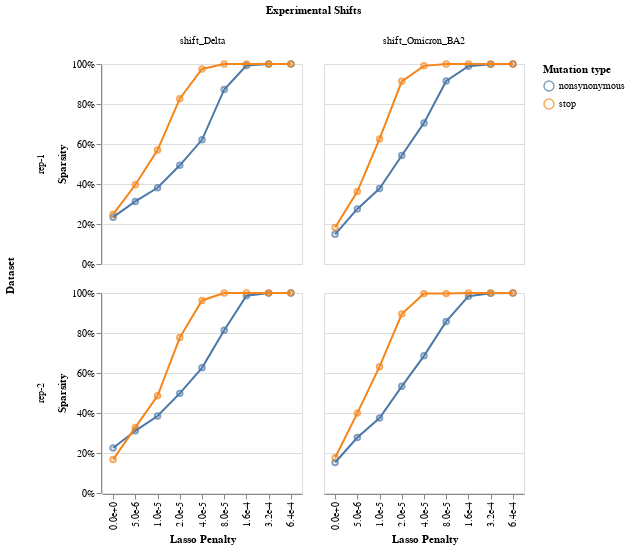

Write notebook code for a chart like this one.
### Code cell
chart, sparsity_df = model_collection.shift_sparsity(return_data=True, height_scalar=100) # TODO raise issue to fix height scalar
print(sparsity_df.head())
chart

### Figure 1 — Vega-Lite specification as saved in the notebook (floating-point values rounded to 4 significant figures)
{"config": {"view": {"continuousWidth": 300, "continuousHeight": 300}}, "data": {"name": "data-5084549417905f4d512ecf99f077d1fc"}, "facet": {"column": {"field": "mut_param", "title": "Experimental Shifts", "type": "nominal"}, "row": {"field": "dataset_name", "title": "Dataset", "type": "nominal"}}, "spec": {"layer": [{"mark": {"type": "point"}, "encoding": {"color": {"field": "mut_type", "title": "Mutation type", "type": "nominal"}, "tooltip": [{"field": "scale_coeff_lasso_shift", "type": "quantitative"}, {"field": "sparsity", "type": "quantitative"}, {"field": "mut_type", "type": "nominal"}], "x": {"axis": {"format": ".1e"}, "field": "scale_coeff_lasso_shift", "title": "Lasso Penalty", "type": "nominal"}, "y": {"axis": {"format": "%"}, "field": "sparsity", "title": "Sparsity", "type": "quantitative"}}}, {"mark": {"type": "line"}, "encoding": {"color": {"field": "mut_type", "title": "Mutation type", "type": "nominal"}, "tooltip": [{"field": "scale_coeff_lasso_shift", "type": "quantitative"}, {"field": "sparsity", "type": "quantitative"}, {"field": "mut_type", "type": "nominal"}], "x": {"axis": {"format": ".1e"}, "field": "scale_coeff_lasso_shift", "title": "Lasso Penalty", "type": "nominal"}, "y": {"axis": {"format": "%"}, "field": "sparsity", "title": "Sparsity", "type": "quantitative"}}}], "height": 200, "width": 200}, "$schema": "https://vega.github.io/schema/vega-lite/v5.15.1.json", "datasets": {"data-5084549417905f4d512ecf99f077d1fc": [{"dataset_name": "rep-1", "scale_coeff_lasso_shift": 0.0, "mut_type": "nonsynonymous", "mut_param": "shift_Delta", "sparsity": 0.2341}, {"dataset_name": "rep-1", "scale_coeff_lasso_shift": 0.0, "mut_type": "stop", "mut_param": "shift_Delta", "sparsity": 0.2477}, {"dataset_name": "rep-1", "scale_coeff_lasso_shift": 5e-06, "mut_type": "nonsynonymous", "mut_param": "shift_Delta", "sparsity": 0.3129}, {"dataset_name": "rep-1", "scale_coeff_lasso_shift": 5e-06, "mut_type": "stop", "mut_param": "shift_Delta", "sparsity": 0.3963}, {"dataset_name": "rep-1", "scale_coeff_lasso_shift": 1e-05, "mut_type": "nonsynonymous", "mut_param": "shift_Delta", "sparsity": 0.3811}, {"dataset_name": "rep-1", "scale_coeff_lasso_shift": 1e-05, "mut_type": "stop", "mut_param": "shift_Delta", "sparsity": 0.5697}, {"dataset_name": "rep-1", "scale_coeff_lasso_shift": 2e-05, "mut_type": "nonsynonymous", "mut_param": "shift_Delta", "sparsity": 0.4936}, {"dataset_name": "rep-1", "scale_coeff_lasso_shift": 2e-05, "mut_type": "stop", "mut_param": "shift_Delta", "sparsity": 0.8266}, {"dataset_name": "rep-1", "scale_coeff_lasso_shift": 4e-05, "mut_type": "nonsynonymous", "mut_param": "shift_Delta", "sparsity": 0.6209}, {"dataset_name": "rep-1", "scale_coeff_lasso_shift": 4e-05, "mut_type": "stop", "mut_param": "shift_Delta", "sparsity": 0.9752}, {"dataset_name": "rep-1", "scale_coeff_lasso_shift": 8e-05, "mut_type": "nonsynonymous", "mut_param": "shift_Delta", "sparsity": 0.8727}, {"dataset_name": "rep-1", "scale_coeff_lasso_shift": 8e-05, "mut_type": "stop", "mut_param": "shift_Delta", "sparsity": 1.0}, {"dataset_name": "rep-1", "scale_coeff_lasso_shift": 0.00016, "mut_type": "nonsynonymous", "mut_param": "shift_Delta", "sparsity": 0.9921}, {"dataset_name": "rep-1", "scale_coeff_lasso_shift": 0.00016, "mut_type": "stop", "mut_param": "shift_Delta", "sparsity": 1.0}, {"dataset_name": "rep-1", "scale_coeff_lasso_shift": 0.00032, "mut_type": "nonsynonymous", "mut_param": "shift_Delta", "sparsity": 0.9997}, {"dataset_name": "rep-1", "scale_coeff_lasso_shift": 0.00032, "mut_type": "stop", "mut_param": "shift_Delta", "sparsity": 1.0}, {"dataset_name": "rep-1", "scale_coeff_lasso_shift": 0.00064, "mut_type": "nonsynonymous", "mut_param": "shift_Delta", "sparsity": 1.0}, {"dataset_name": "rep-1", "scale_coeff_lasso_shift": 0.00064, "mut_type": "stop", "mut_param": "shift_Delta", "sparsity": 1.0}, {"dataset_name": "rep-2", "scale_coeff_lasso_shift": 0.0, "mut_type": "nonsynonymous", "mut_param": "shift_Delta", "sparsity": 0.2247}, {"dataset_name": "rep-2", "scale_coeff_lasso_shift": 0.0, "mut_type": "stop", "mut_param": "shift_Delta", "sparsity": 0.1672}, {"dataset_name": "rep-2", "scale_coeff_lasso_shift": 5e-06, "mut_type": "nonsynonymous", "mut_param": "shift_Delta", "sparsity": 0.311}, {"dataset_name": "rep-2", "scale_coeff_lasso_shift": 5e-06, "mut_type": "stop", "mut_param": "shift_Delta", "sparsity": 0.3282}, {"dataset_name": "rep-2", "scale_coeff_lasso_shift": 1e-05, "mut_type": "nonsynonymous", "mut_param": "shift_Delta", "sparsity": 0.3852}, {"dataset_name": "rep-2", "scale_coeff_lasso_shift": 1e-05, "mut_type": "stop", "mut_param": "shift_Delta", "sparsity": 0.4861}, {"dataset_name": "rep-2", "scale_coeff_lasso_shift": 2e-05, "mut_type": "nonsynonymous", "mut_param": "shift_Delta", "sparsity": 0.4982}, {"dataset_name": "rep-2", "scale_coeff_lasso_shift": 2e-05, "mut_type": "stop", "mut_param": "shift_Delta", "sparsity": 0.7771}, {"dataset_name": "rep-2", "scale_coeff_lasso_shift": 4e-05, "mut_type": "nonsynonymous", "mut_param": "shift_Delta", "sparsity": 0.6258}, {"dataset_name": "rep-2", "scale_coeff_lasso_shift": 4e-05, "mut_type": "stop", "mut_param": "shift_Delta", "sparsity": 0.9628}, {"dataset_name": "rep-2", "scale_coeff_lasso_shift": 8e-05, "mut_type": "nonsynonymous", "mut_param": "shift_Delta", "sparsity": 0.8139}, {"dataset_name": "rep-2", "scale_coeff_lasso_shift": 8e-05, "mut_type": "stop", "mut_param": "shift_Delta", "sparsity": 1.0}, {"dataset_name": "rep-2", "scale_coeff_lasso_shift": 0.00016, "mut_type": "nonsynonymous", "mut_param": "shift_Delta", "sparsity": 0.9861}, {"dataset_name": "rep-2", "scale_coeff_lasso_shift": 0.00016, "mut_type": "stop", "mut_param": "shift_Delta", "sparsity": 1.0}, {"dataset_name": "rep-2", "scale_coeff_lasso_shift": 0.00032, "mut_type": "nonsynonymous", "mut_param": "shift_Delta", "sparsity": 0.9994}, {"dataset_name": "rep-2", "scale_coeff_lasso_shift": 0.00032, "mut_type": "stop", "mut_param": "shift_Delta", "sparsity": 1.0}, {"dataset_name": "rep-2", "scale_coeff_lasso_shift": 0.00064, "mut_type": "nonsynonymous", "mut_param": "shift_Delta", "sparsity": 1.0}, {"dataset_name": "rep-2", "scale_coeff_lasso_shift": 0.00064, "mut_type": "stop", "mut_param": "shift_Delta", "sparsity": 1.0}, {"dataset_name": "rep-1", "scale_coeff_lasso_shift": 0.0, "mut_type": "nonsynonymous", "mut_param": "shift_Omicron_BA2", "sparsity": 0.1484}, {"dataset_name": "rep-1", "scale_coeff_lasso_shift": 0.0, "mut_type": "stop", "mut_param": "shift_Omicron_BA2", "sparsity": 0.1827}, {"dataset_name": "rep-1", "scale_coeff_lasso_shift": 5e-06, "mut_type": "nonsynonymous", "mut_param": "shift_Omicron_BA2", "sparsity": 0.2753}, {"dataset_name": "rep-1", "scale_coeff_lasso_shift": 5e-06, "mut_type": "stop", "mut_param": "shift_Omicron_BA2", "sparsity": 0.3622}, {"dataset_name": "rep-1", "scale_coeff_lasso_shift": 1e-05, "mut_type": "nonsynonymous", "mut_param": "shift_Omicron_BA2", "sparsity": 0.3772}, {"dataset_name": "rep-1", "scale_coeff_lasso_shift": 1e-05, "mut_type": "stop", "mut_param": "shift_Omicron_BA2", "sparsity": 0.6254}, {"dataset_name": "rep-1", "scale_coeff_lasso_shift": 2e-05, "mut_type": "nonsynonymous", "mut_param": "shift_Omicron_BA2", "sparsity": 0.5427}, {"dataset_name": "rep-1", "scale_coeff_lasso_shift": 2e-05, "mut_type": "stop", "mut_param": "shift_Omicron_BA2", "sparsity": 0.9133}, {"dataset_name": "rep-1", "scale_coeff_lasso_shift": 4e-05, "mut_type": "nonsynonymous", "mut_param": "shift_Omicron_BA2", "sparsity": 0.7054}, {"dataset_name": "rep-1", "scale_coeff_lasso_shift": 4e-05, "mut_type": "stop", "mut_param": "shift_Omicron_BA2", "sparsity": 0.9907}, {"dataset_name": "rep-1", "scale_coeff_lasso_shift": 8e-05, "mut_type": "nonsynonymous", "mut_param": "shift_Omicron_BA2", "sparsity": 0.9152}, {"dataset_name": "rep-1", "scale_coeff_lasso_shift": 8e-05, "mut_type": "stop", "mut_param": "shift_Omicron_BA2", "sparsity": 1.0}, {"dataset_name": "rep-1", "scale_coeff_lasso_shift": 0.00016, "mut_type": "nonsynonymous", "mut_param": "shift_Omicron_BA2", "sparsity": 0.989}, {"dataset_name": "rep-1", "scale_coeff_lasso_shift": 0.00016, "mut_type": "stop", "mut_param": "shift_Omicron_BA2", "sparsity": 1.0}, {"dataset_name": "rep-1", "scale_coeff_lasso_shift": 0.00032, "mut_type": "nonsynonymous", "mut_param": "shift_Omicron_BA2", "sparsity": 0.9988}, {"dataset_name": "rep-1", "scale_coeff_lasso_shift": 0.00032, "mut_type": "stop", "mut_param": "shift_Omicron_BA2", "sparsity": 1.0}, {"dataset_name": "rep-1", "scale_coeff_lasso_shift": 0.00064, "mut_type": "nonsynonymous", "mut_param": "shift_Omicron_BA2", "sparsity": 1.0}, {"dataset_name": "rep-1", "scale_coeff_lasso_shift": 0.00064, "mut_type": "stop", "mut_param": "shift_Omicron_BA2", "sparsity": 1.0}, {"dataset_name": "rep-2", "scale_coeff_lasso_shift": 0.0, "mut_type": "nonsynonymous", "mut_param": "shift_Omicron_BA2", "sparsity": 0.1527}, {"dataset_name": "rep-2", "scale_coeff_lasso_shift": 0.0, "mut_type": "stop", "mut_param": "shift_Omicron_BA2", "sparsity": 0.1765}, {"dataset_name": "rep-2", "scale_coeff_lasso_shift": 5e-06, "mut_type": "nonsynonymous", "mut_param": "shift_Omicron_BA2", "sparsity": 0.2772}, {"dataset_name": "rep-2", "scale_coeff_lasso_shift": 5e-06, "mut_type": "stop", "mut_param": "shift_Omicron_BA2", "sparsity": 0.3994}, {"dataset_name": "rep-2", "scale_coeff_lasso_shift": 1e-05, "mut_type": "nonsynonymous", "mut_param": "shift_Omicron_BA2", "sparsity": 0.375}, {"dataset_name": "rep-2", "scale_coeff_lasso_shift": 1e-05, "mut_type": "stop", "mut_param": "shift_Omicron_BA2", "sparsity": 0.6316}, {"dataset_name": "rep-2", "scale_coeff_lasso_shift": 2e-05, "mut_type": "nonsynonymous", "mut_param": "shift_Omicron_BA2", "sparsity": 0.5334}, {"dataset_name": "rep-2", "scale_coeff_lasso_shift": 2e-05, "mut_type": "stop", "mut_param": "shift_Omicron_BA2", "sparsity": 0.8947}, {"dataset_name": "rep-2", "scale_coeff_lasso_shift": 4e-05, "mut_type": "nonsynonymous", "mut_param": "shift_Omicron_BA2", "sparsity": 0.6859}, {"dataset_name": "rep-2", "scale_coeff_lasso_shift": 4e-05, "mut_type": "stop", "mut_param": "shift_Omicron_BA2", "sparsity": 0.9969}, {"dataset_name": "rep-2", "scale_coeff_lasso_shift": 8e-05, "mut_type": "nonsynonymous", "mut_param": "shift_Omicron_BA2", "sparsity": 0.8578}, {"dataset_name": "rep-2", "scale_coeff_lasso_shift": 8e-05, "mut_type": "stop", "mut_param": "shift_Omicron_BA2", "sparsity": 0.9969}, {"dataset_name": "rep-2", "scale_coeff_lasso_shift": 0.00016, "mut_type": "nonsynonymous", "mut_param": "shift_Omicron_BA2", "sparsity": 0.9842}, {"dataset_name": "rep-2", "scale_coeff_lasso_shift": 0.00016, "mut_type": "stop", "mut_param": "shift_Omicron_BA2", "sparsity": 1.0}, {"dataset_name": "rep-2", "scale_coeff_lasso_shift": 0.00032, "mut_type": "nonsynonymous", "mut_param": "shift_Omicron_BA2", "sparsity": 0.9987}, {"dataset_name": "rep-2", "scale_coeff_lasso_shift": 0.00032, "mut_type": "stop", "mut_param": "shift_Omicron_BA2", "sparsity": 1.0}, {"dataset_name": "rep-2", "scale_coeff_lasso_shift": 0.00064, "mut_type": "nonsynonymous", "mut_param": "shift_Omicron_BA2", "sparsity": 0.9999}, {"dataset_name": "rep-2", "scale_coeff_lasso_shift": 0.00064, "mut_type": "stop", "mut_param": "shift_Omicron_BA2", "sparsity": 1.0}]}}
